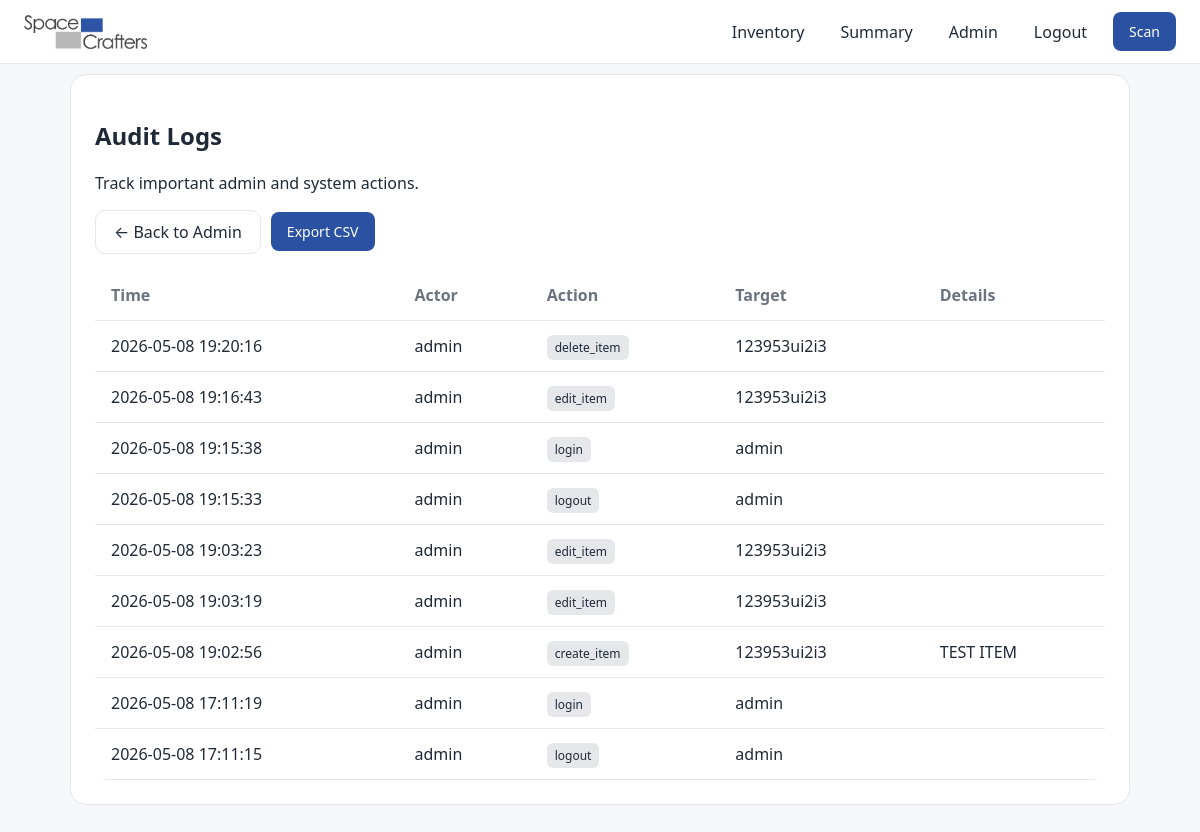
Before: /admin/logs (signed in) with the older database file.
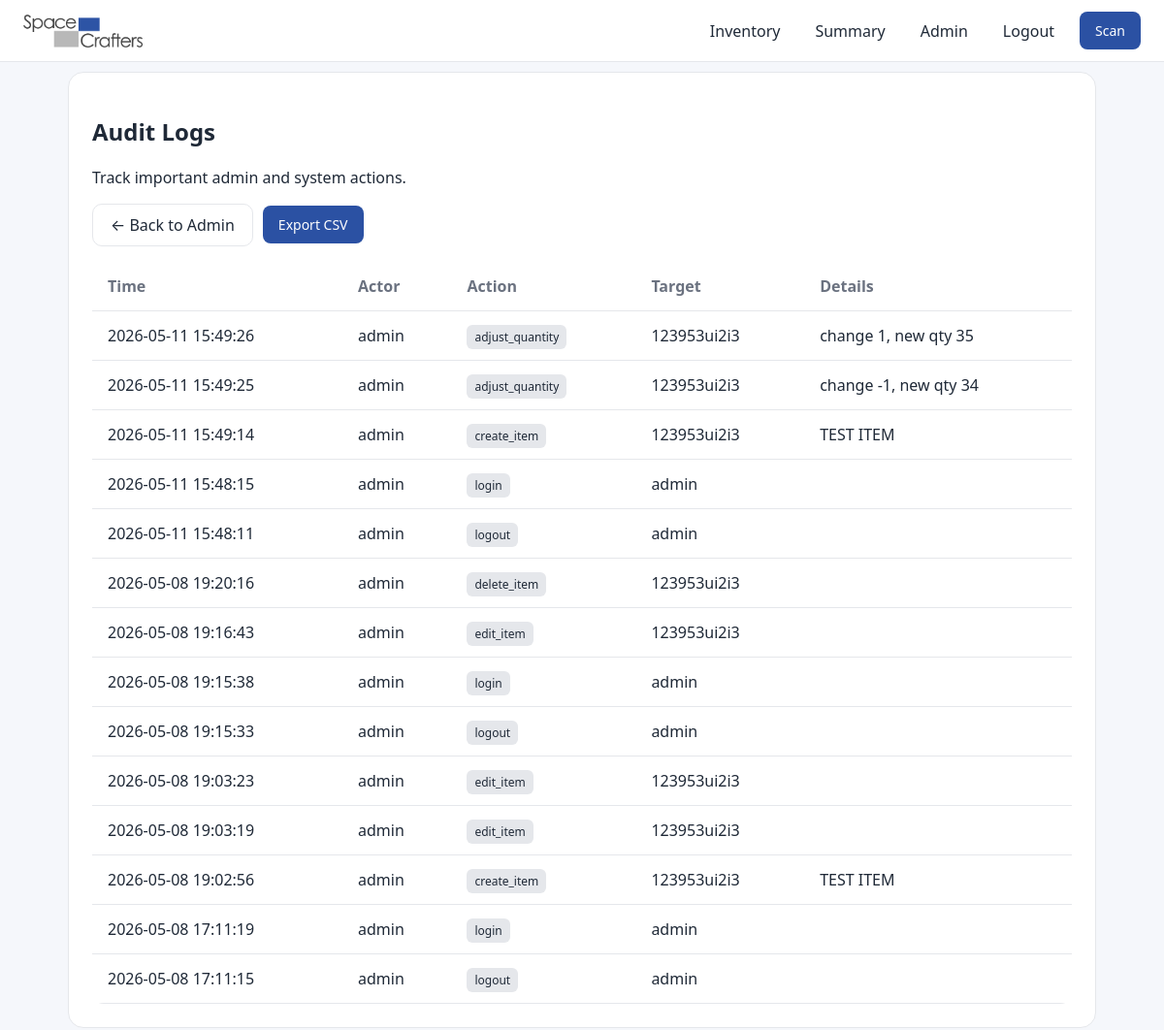
After: the same page with the newer database file.
### models.py (models this page shows, shortened)
class AuditLog(db.Model):
    __tablename__ = "audit_logs"
    id = db.Column(db.Integer, primary_key=True)
    actor_id = db.Column(
        db.Integer,
        db.ForeignKey("users.id"),
        nullable=True,
    )
    action = db.Column(db.String(200), nullable=False)
    target = db.Column(db.String(200))
    details = db.Column(db.Text)
    created_at = db.Column(
        db.DateTime,
        default=lambda: datetime.now(timezone.utc),
        index=True
    )
    actor = db.relationship("User", back_populates="audit_logs")

class User(UserMixin, db.Model):
    __tablename__ = "users"
    id = db.Column(db.Integer, primary_key=True)
    username = db.Column(db.String(100), unique=True, nullable=False)
    password_hash = db.Column(db.String(200), nullable=False)
    role = db.Column(db.String(20), default="viewer", nullable=False)
    audit_logs = db.relationship(
        "AuditLog",
        back_populates="actor",
        cascade="all, delete-orphan",
    )
    @property
    def is_active(self):
        return True
    @property
    def is_admin(self):
        return self.role == "admin"

### app.py (the view)
@app.route("/admin/logs")
@login_required
@admin_required
def view_audit_logs():
    logs = AuditLog.query.order_by(AuditLog.id.desc()).limit(200).all()
    return render_template("audit_logs.html", logs=logs)

### app.py (called while the page is built)
@login_manager.user_loader
def load_user(user_id):
    return db.session.get(User, int(user_id))

def admin_required(view):
    @wraps(view)
    def wrapped(*args, **kwargs):
        if not current_user.is_authenticated or not current_user.is_admin:
            abort(403)
        return view(*args, **kwargs)
    return wrapped

### templates/audit_logs.html (shortened to what this page needs)
{% extends "base.html" %}
{% block content %}
<div class="card">
  <h2>Audit Logs</h2>
  <p class="muted-text">
    Track important admin and system actions.
  </p>
  <div class="action-row">
    <a href="{{ url_for('admin') }}" class="secondary-btn">
      ← Back to Admin
    </a>
    <a href="{{ url_for('export_audit_logs') }}" class="primary-btn">
      Export CSV
    </a>
  </div>
  {% if logs %}
<div class="table-scroll">
  <table class="summary-table">
    <thead>
      <tr>
        <th>Time</th>
        <th>Actor</th>
        <th>Action</th>
        <th>Target</th>
        <th>Details</th>
      </tr>
    </thead>
    <tbody>
      {% for log in logs %}
      <tr>
        <td>{{ log.created_at.strftime("%Y-%m-%d %H:%M:%S") }}</td>
        <td>
          {% if log.actor %}
            {{ log.actor.username }}
          {% else %}
            <em class="muted-text">System</em>
          {% endif %}
        </td>
        <td>
          <span class="badge-log">{{ log.action }}</span>
        </td>
        <td>{{ log.target or "—" }}</td>
        <td>{{ log.details or "" }}</td>
      </tr>
      {% endfor %}
    </tbody>
  </table>
</div>
  {% else %}
  <p class="muted-text">
    No audit logs recorded yet.
  </p>
  {% endif %}
</div>
{% endblock %}

### templates/base.html (shortened to what this page needs)
<!DOCTYPE html>
<html lang="en">
<head>
    <link rel="stylesheet" href="{{ url_for('static', filename='style.css') }}">
</head>
<body>
<header class="header">
    <div class="nav-left">
        <img
            src="{{ url_for('static', filename='logo.png') }}"
            class="logo-img"
            alt="Inventory logo"
        >
    </div>
    <div class="nav-right">
        <nav class="nav-links">
            {% if current_user.is_authenticated %}
                <a href="{{ url_for('index') }}" class="nav-link">Inventory</a>
                <a href="{{ url_for('summary') }}" class="nav-link">Summary</a>
                {% if current_user.is_admin %}
                    <a href="{{ url_for('admin') }}" class="nav-link">Admin</a>
                {% endif %}
                <a href="{{ url_for('logout') }}" class="nav-link">Logout</a>
                <button type="button" class="primary-btn" onclick="openScanner()">
                    Scan
                </button>
            {% else %}
                <a href="{{ url_for('login') }}" class="nav-link">Login</a>
            {% endif %}
        </nav>
    </div>
</header>
<main class="page">
{% block content %}{% endblock %}
</main>
</body>
</html>

### static/style.css (style rules this page uses)
:root { --primary: #2b51a3; --primary-hover: #2b51a3cc; --bg: #f5f7fb; --card: #ffffff; --border: #e5e7eb; --text: #1f2937; --muted: #6b7280; }
* { box-sizing: border-box; }
html { scroll-behavior: smooth; }
body { margin: 0; font-family: system-ui, -apple-system, sans-serif; background: var(--bg); color: var(--text); }
textarea, input, button, select { font: inherit; }
button { font-family: inherit; }
img { max-width: 100%; display: block; }
.card, .item-card, .primary-btn, .secondary-btn { transition: all 0.2s ease; }
.header { position: sticky; top: 0; height: 64px; background: var(--card); border-bottom: 1px solid var(--border); display: flex; justify-content: space-between; align-items: center; padding: 0 24px; z-index: 10; }
.logo-img { height: 34px; }
.nav-left { display: flex; align-items: center; gap: 10px; }
.nav-links { display: flex; gap: 16px; align-items: center; }
.nav-link { text-decoration: none; color: var(--text); font-weight: 500; padding: 6px 10px; border-radius: 8px; }
.page { max-width: 1100px; margin: 10px auto; padding: 0 20px; }
.card { background: var(--card); border: 1px solid var(--border); border-radius: 16px; padding: 24px; margin-bottom: 32px; }
.primary-btn { background: var(--primary); color: white; border: none; padding: 10px 16px; border-radius: 8px; font-size: 14px; font-weight: 500; cursor: pointer; }
.secondary-btn { background: var(--card); border: 1px solid var(--border); padding: 10px 18px; border-radius: 10px; cursor: pointer; color: var(--text); }
.primary-btn, .secondary-btn { text-decoration: none; display: inline-flex; align-items: center; justify-content: center; }
.table, .summary-table { width: 100%; border-collapse: collapse; background: var(--card); border-radius: 12px; overflow: hidden; margin-top: 0; }
.table th, .table td, .summary-table th, .summary-table td { padding: 14px 16px; border-bottom: 1px solid var(--border); vertical-align: middle; text-align: left; }
.summary-table th { font-weight: 600; color: var(--muted); }
.table-scroll { width: 100%; overflow-x: auto; }
.badge-log { padding: 4px 8px; border-radius: 6px; background: var(--border); font-size: 12px; }
.action-row { display: flex; align-items: center; gap: 10px; margin-bottom: 16px; flex-wrap: wrap; }

Changed rows visible on the page:
added AuditLog: created_at "2026-05-11 15:49:26", actor.username "admin", action "adjust_quantity", target "123953ui2i3", details "change 1, new qty 35"
added AuditLog: created_at "2026-05-11 15:49:25", actor.username "admin", action "adjust_quantity", target "123953ui2i3", details "change -1, new qty 34"
added AuditLog: created_at "2026-05-11 15:49:14", actor.username "admin", action "create_item", target "123953ui2i3", details "TEST ITEM"
added AuditLog: created_at "2026-05-11 15:48:15", actor.username "admin", action "login", target "admin"
added AuditLog: created_at "2026-05-11 15:48:11", actor.username "admin", action "logout", target "admin"
